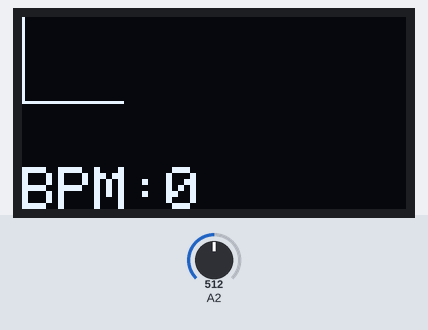
This sketch was run on a simulated Arduino Uno, built with avr-gcc and run on an emulated ATmega328P. Shown: 128×64 one-colour display. The inputs (shaded band) are chosen by the test bench; at power-on: A2 = 512.

Above: at 1.2 s.
1.3 s: A2 set to 122
At 4.1 s:
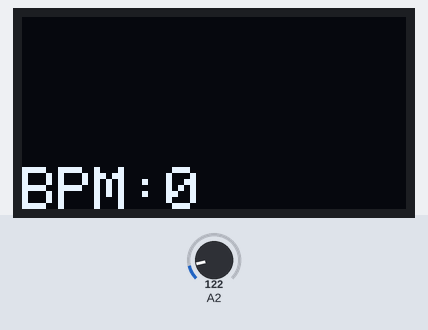
4.3 s: A2 set to 306
At 4.78 s:
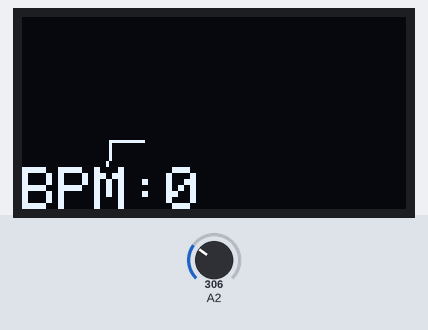
5.8 s: A2 set to 117
At 6.8 s:
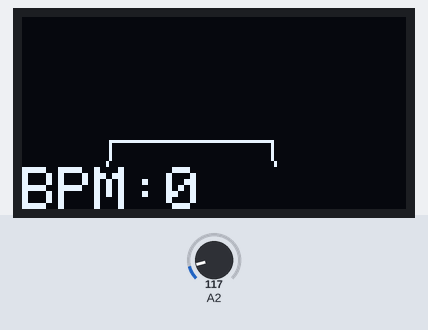
Timing chart, 0 to 8.8 s (numbered marks = the images above; inputs shaded):
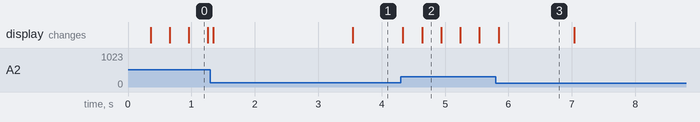

Measured:
- after the input at 4.3 s, the display: first changes at once (image 2 shows a later state)
- what the display in image 3 shows lasts 1.2 s, from 5.8 s to 7.0 s

The sketch:

Heart_Rate_Sensor.ino
```cpp
//OLED
#include <Adafruit_SSD1306.h>
#include <SoftwareSerial.h>
#include <ArduinoJson.h>
#define SCREEN_WIDTH 128
#define SCREEN_HEIGHT 64
#define SCREEN_ADDRESS 0x3C
#define OLED_RESET 4
Adafruit_SSD1306 display(SCREEN_WIDTH, SCREEN_HEIGHT, &Wire, OLED_RESET);

//Heart rate

#define UpperThreshold 560  //--> Determine which Signal to "count as a beat", and which to ingore.
#define LowerThreshold 530
int a = 0;
int lasta = 0;
int lastb = 0;
int LastTime = 0;
int ThisTime;
bool BPMTiming = false;
bool BeatComplete = false;
int BPM = 0;


#define UpperThreshold 550
#define LowerThreshold 500

void setup() {
 display.begin(SSD1306_SWITCHCAPVCC, 0x3C);

  display.clearDisplay();
}

void loop()
{

  if (a > 127)  // Clear EEG
  {
    display.clearDisplay();
    a = 0;
    lasta = a;

  }

  ThisTime = millis();        //Get the time
  int value = analogRead(2);  //read anlog
  display.setTextColor(WHITE);
  int b = 60 - (value / 16);


  display.writeLine(lasta, lastb, a, b, WHITE);  //write a Line
  lastb = b;
  lasta = a;
    // If the value is high...
  if (value > UpperThreshold)  // Heart beat leading edge detected.
  {    // and it's the first time it was high since the last time it was low...
    if (BeatComplete)  //calculate the bpm
    {
   // This is the start of a beat.

      // Record the number of milliseconds since the start of
      // the previous beat
      unsigned long millisecondsPerBeat = millis() - LastTime;

      // divide the number of milliseconds into the number of
      // milliseconds in a minute (60000) to get beats per minute
      BPM = 60000.0 / millisecondsPerBeat;
      BPMTiming = false;
      BeatComplete = false;

    }
    if (BPMTiming == false)  //  this will always run if (BeatComplete)
    {
      LastTime = millis();
      BPMTiming = true;  // this switches BPMTiming as set in if (BeatComplete) from false to true
    }
  }
  if ((value < LowerThreshold) & (BPMTiming))  // Heart beat trailing edge detected.
    BeatComplete = true;


  Print_BPM(BPM);
  a++;


}
void Print_BPM(int BPM) {
  display.setTextSize(2);
  display.writeFillRect(0, 50, 128, 16, BLACK);
  display.setCursor(0, 50);
  display.print("BPM:");
  display.print(BPM);

  display.display();
}
```
